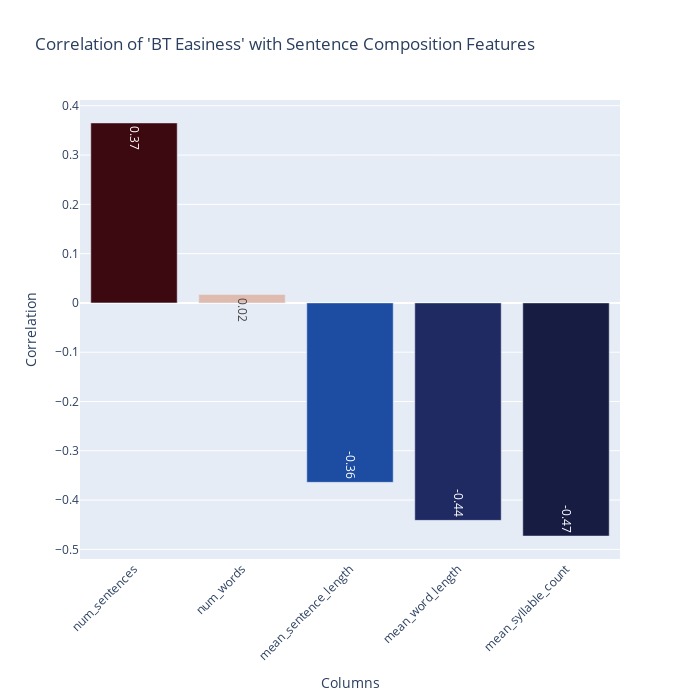

Notebook code cell kept with this figure:
### Markdown cell above
I also plot the correlation between BT Easiness and certain sentence composition statistics such as mean word length, mean syllable count, etc.  There also does appear to be correlation in these features.

### Code cell
origins_df = df[
    [
        "BT Easiness",
        "mean_syllable_count",
        "num_sentences",
        "mean_sentence_length",
        "mean_word_length",
        "num_words",
    ]
]

correlation_matrix = origins_df.corr()
bt_easiness_corr = correlation_matrix["BT Easiness"]
sorted_index = bt_easiness_corr.sort_values(ascending=False).index
bt_easiness_corr = bt_easiness_corr[sorted_index]
bt_easiness_corr = bt_easiness_corr.drop("BT Easiness")

import plotly.graph_objects as go

fig = go.Figure(
    data=go.Bar(
        x=bt_easiness_corr.index,
        y=bt_easiness_corr.values,
        marker=dict(color=bt_easiness_corr.values, colorscale="balance"),
        text=bt_easiness_corr.values.round(2),
        textposition="inside",
        cliponaxis=True,
    )
)

fig.update_traces(textangle=90)

fig.update_layout(
    title="Correlation of 'BT Easiness' with Sentence Composition Features",
    xaxis_title="Columns",
    yaxis_title="Correlation",
    xaxis_tickangle=-45,
    yaxis=dict(automargin=True),
    uniformtext_minsize=12,
    uniformtext_mode="show",
    height=700,
    width=700,
)

fig.show()

### Figure 1 — Plotly figure (JSON) as saved in the notebook; plotly's stock layout.template omitted (floating-point values rounded to 4 significant figures)
{"data": [{"cliponaxis": true, "marker": {"color": [0.3651, 0.01705, -0.364, -0.4412, -0.473], "colorscale": [[0, "rgb(23, 28, 66)"], [0.09091, "rgb(41, 58, 143)"], [0.1818, "rgb(11, 102, 189)"], [0.2727, "rgb(69, 144, 185)"], [0.3636, "rgb(142, 181, 194)"], [0.4545, "rgb(210, 216, 219)"], [0.5455, "rgb(230, 210, 204)"], [0.6364, "rgb(213, 157, 137)"], [0.7273, "rgb(196, 101, 72)"], [0.8182, "rgb(172, 43, 36)"], [0.9091, "rgb(120, 14, 40)"], [1, "rgb(60, 9, 17)"]]}, "text": [0.37, 0.02, -0.36, -0.44, -0.47], "textangle": 90, "textposition": "inside", "type": "bar", "x": ["num_sentences", "num_words", "mean_sentence_length", "mean_word_length", "mean_syllable_count"], "y": [0.3651, 0.01705, -0.364, -0.4412, -0.473]}], "layout": {"height": 700, "title": {"text": "Correlation of 'BT Easiness' with Sentence Composition Features"}, "uniformtext": {"minsize": 12, "mode": "show"}, "width": 700, "xaxis": {"tickangle": -45, "title": {"text": "Columns"}}, "yaxis": {"automargin": true, "title": {"text": "Correlation"}}}}
